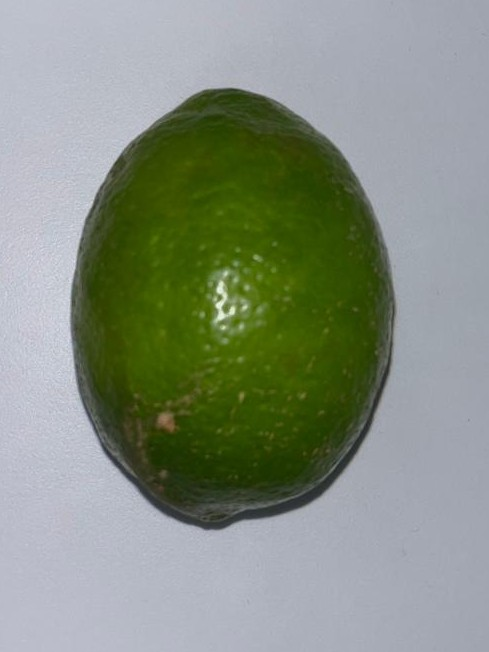
#> input picture dataset_images_final/citron_003.jpg, 489 x 652 px
$ jupyter execute --allow-errors ia.ipynb
#> lines starting #> are read from the running program, lines starting #| are printed output that depends on the picture; after the words box and inside, x2 and y2 are one past the last pixel; in counts of white or black regions, pixels touching at a corner belong together
[cell 1]
import os
import cv2
import ast
import numpy as np
import pandas as pd
from sklearn.model_selection import train_test_split
from sklearn.preprocessing import StandardScaler
from sklearn.ensemble import RandomForestRegressor
from sklearn.metrics import mean_squared_error, r2_score

chemin_fichier_texte = 'dataset_complet_citrons.txt'
with open(chemin_fichier_texte, 'r', encoding='utf-8') as f:
#> (reads dataset_complet_citrons.txt from the repository)
    contenu = f.read()
    donnees_citrons = ast.literal_eval(contenu)

dictionnaire_volumes = {item["Spécimen"]: item["Volume_cm3"] for item in donnees_citrons}

def extraire_features_image(chemin_image):
    """
    Lit une image, segmente le citron et extrait ses caractéristiques géométriques en pixels.
    """
    img = cv2.imread(chemin_image)
    if img is None:
        return None

    gray = cv2.cvtColor(img, cv2.COLOR_BGR2GRAY)

    _, thresh = cv2.threshold(gray, 0, 255, cv2.THRESH_BINARY_INV + cv2.THRESH_OTSU)

    contours, _ = cv2.findContours(thresh, cv2.RETR_EXTERNAL, cv2.CHAIN_APPROX_SIMPLE)

    if not contours:
        return None

    contour_principal = max(contours, key=cv2.contourArea)

    surface_pixels = cv2.contourArea(contour_principal)
    perimetre_pixels = cv2.arcLength(contour_principal, True)

    x, y, w, h = cv2.boundingRect(contour_principal)
    surface_bounding_box = w * h
    ratio_aspect = float(w) / h if h != 0 else 0

    return [surface_pixels, perimetre_pixels, surface_bounding_box, ratio_aspect]

dossier_images = 'dataset_images_final'
X = []
y = []

for nom_fichier in os.listdir(dossier_images):
    chemin_complet = os.path.join(dossier_images, nom_fichier)

    try:
        numero_specimen = int(''.join(filter(str.isdigit, nom_fichier)))
    except ValueError:
        continue

    if numero_specimen in dictionnaire_volumes:
        features = extraire_features_image(chemin_complet)
#> in extraire_features_image, img is the input picture: shape (652, 489, 3); mean B, G, R 129, 143.9, 134.4
#> in extraire_features_image, `gray = cv2.cvtColor(img, cv2.COLOR_BGR2GRAY)`:
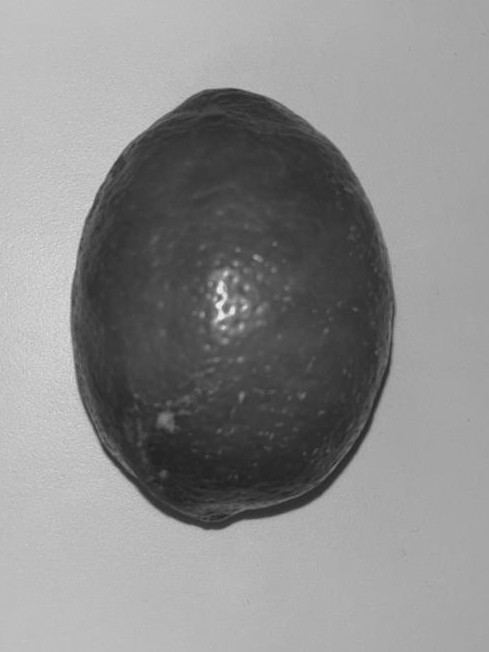
#> gray: shape (652, 489); min 31, max 244, mean 139.4
#> in extraire_features_image, `_, thresh = cv2.threshold(gray, 0, 255, cv2.THRESH_BINARY_INV + cv2.TH..`:
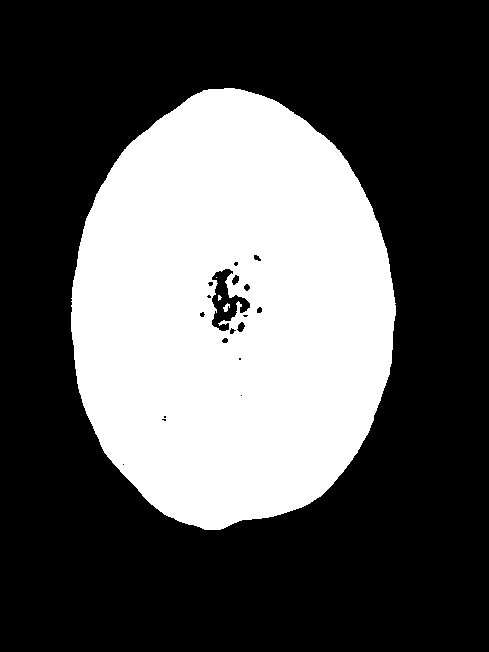
#> thresh: shape (652, 489); 34.3% white; 4 white regions (2 under 20 px)
#> in extraire_features_image, `contours, _ = cv2.findContours(thresh, cv2.RETR_EXTERNAL, cv2.CHAIN_AP..`: contours = 1 contour; box (x1, y1, x2, y2) and area: (71, 88, 396, 530) 110222
#> in extraire_features_image, `contour_principal = max(contours, key=cv2.contourArea)`: contour_principal = contour of 552 points, box (x1, y1, x2, y2) (71, 88, 396, 530), area 110222
#> in extraire_features_image, `surface_pixels = cv2.contourArea(contour_principal)`: surface_pixels = 110222.5
#> in extraire_features_image, `perimetre_pixels = cv2.arcLength(contour_principal, True)`: perimetre_pixels = 1275
#> in extraire_features_image, `x, y, w, h = cv2.boundingRect(contour_principal)`: x = 71; y = 88; w = 325; h = 442
#> in extraire_features_image, `surface_bounding_box = w * h`: surface_bounding_box = 143650
#> in extraire_features_image, `ratio_aspect = float(w) / h if h != 0 else 0`: ratio_aspect = 0.735
#> features = [110222.5, 1275, 143650, 0.735]
        if features is not None:
            X.append(features)
            y.append(dictionnaire_volumes[numero_specimen])

X = np.array(X)
#> X = [[110222.5, 1275, 143650, 0.735]]
y = np.array(y)

#> (a cell that did not finish here is left out)

[cell 3]
def predire_volume_citron(chemin_nouvelle_image, modele, scaler):
    """
    Reçoit l'image d'un nouveau citron et retourne son volume estimé.
    """
    features_brutes = extraire_features_image(chemin_nouvelle_image)

    if features_brutes is None:
        return "Erreur : Impossible de détecter un citron sur l'image."

    features_brutes = np.array(features_brutes).reshape(1, -1)

    features_scaled = scaler.transform(features_brutes)

    volume_estime = modele.predict(features_scaled)[0]

    return volume_estime

[cell 4]
import os

dossier_test = r"C:\Users\T490\OneDrive\Desktop\malki\dataset_images_final"

print(f"{'Spécimen':<10} | {'Vrai Vol (cm³)':<15} | {'Vol Prédit (cm³)':<18} | {'Erreur Rel (%)':<15}")
print("-" * 65)

erreurs_relatives = []

#> (the rest of this cell did not finish here and is left out)

[cell 5]
import os
import cv2
import numpy as np
import math

def calculer_volume_disques_pixels(chemin_image):
    """
    Calcule le volume d'un citron en pixels cubes par la méthode des disques.
    Retourne le volume ou None en cas d'erreur.
    """
    img = cv2.imread(chemin_image)
    if img is None:
        return None

    gray = cv2.cvtColor(img, cv2.COLOR_BGR2GRAY)
    _, thresh = cv2.threshold(gray, 0, 255, cv2.THRESH_BINARY_INV + cv2.THRESH_OTSU)
    contours, _ = cv2.findContours(thresh, cv2.RETR_EXTERNAL, cv2.CHAIN_APPROX_SIMPLE)

    if not contours:
        return None

    contour_principal = max(contours, key=cv2.contourArea)

    mask = np.zeros_like(gray)
    cv2.drawContours(mask, [contour_principal], -1, 255, thickness=cv2.FILLED)

    x, y, w, h = cv2.boundingRect(contour_principal)
    citron_mask = mask[y:y+h, x:x+w]

    if h > w:
        citron_mask = cv2.rotate(citron_mask, cv2.ROTATE_90_CLOCKWISE)
        w, h = h, w

    volume_pixels_cubes = 0

    for i in range(w):
        colonne = citron_mask[:, i]
        diametre_pixels = np.sum(colonne == 255)

        if diametre_pixels > 0:
            rayon = diametre_pixels / 2.0
            volume_cylindre = math.pi * (rayon ** 2) * 1
            volume_pixels_cubes += volume_cylindre

    return volume_pixels_cubes


dossier_images = r"C:\Users\T490\OneDrive\Desktop\malki\dataset_images_final"
donnees_volumes_pixels = []

print(" Début du traitement des images...")

for nom_fichier in os.listdir(dossier_images):
    chemin_complet = os.path.join(dossier_images, nom_fichier)

    if not nom_fichier.lower().endswith(('.png', '.jpg', '.jpeg')):
        continue

    try:
        numero_specimen = int(''.join(filter(str.isdigit, nom_fichier)))
    except ValueError:
        print(f" Impossible d'extraire un numéro pour : {nom_fichier}")
        continue

    volume_px3 = calculer_volume_disques_pixels(chemin_complet)
#> in calculer_volume_disques_pixels, `cv2.drawContours(mask, [contour_principal], -1, 255, thickness=cv2.FIL..`:
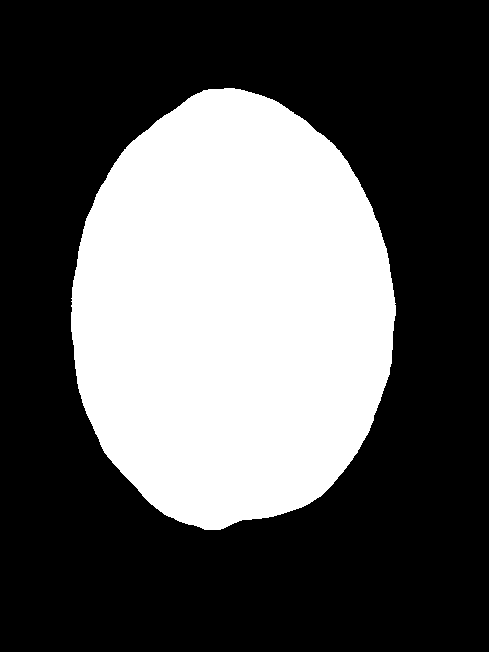
#> mask: shape (652, 489); 34.7% white; 1 white region, box (x1, y1, x2, y2) and area: (71, 88, 396, 530) 110768
#> in calculer_volume_disques_pixels, `x, y, w, h = cv2.boundingRect(contour_principal)`: x = 71; y = 88; w = 325; h = 442
#> in calculer_volume_disques_pixels, `citron_mask = mask[y:y+h, x:x+w]`:
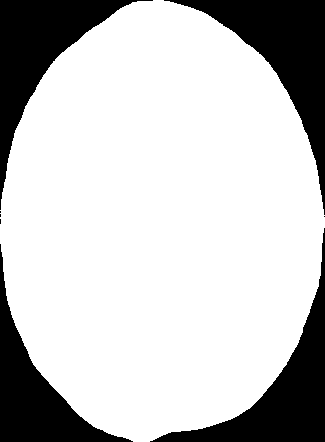
#> citron_mask: shape (442, 325); 77.1% white; 8 black regions (4 under 20 px), largest, box (x1, y1, x2, y2) and area: (164, 0, 325, 215) 9202, (0, 0, 153, 210) 8410, (150, 228, 325, 442) 8285, (0, 244, 133, 442) 6974
#> in calculer_volume_disques_pixels, `citron_mask = cv2.rotate(citron_mask, cv2.ROTATE_90_CLOCKWISE)`:
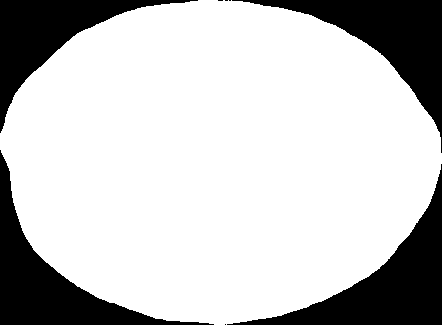
#> citron_mask: shape (325, 442); 77.1% white; 8 black regions (4 under 20 px)
#> in calculer_volume_disques_pixels, `w, h = h, w`: h = 325
#> the loop in calculer_volume_disques_pixels, `for i in range(w):` made 442 passes
#> (diametre_pixels, rayon, volume_cylindre, volume_pixels_cubes) on passes 1 to 12: (17, 8.5, 227, 227), (22, 11, 380.1, 607.1), (26, 13, 530.9, 1138), (31, 15.5, 754.8, 1892.8), (36, 18, 1017.9, 2910.7), (44, 22, 1520.5, 4431.2), (49, 24.5, 1885.7, 6317), (55, 27.5, 2375.8, 8692.8), (60, 30, 2827.4, 11520.2), (65, 32.5, 3318.3, 14838.5), (77, 38.5, 4656.6, 19495.2), (88, 44, 6082.1, 25577.3)
#> (diametre_pixels, rayon) on pass 100: (276, 138)
#> after the loop in calculer_volume_disques_pixels, `for i in range(w):`: volume_pixels_cubes = 23856609
#> volume_px3 = 23856609

    if volume_px3 is not None:
        donnees_volumes_pixels.append({
            "Spécimen": numero_specimen,
            "Volume_px3": volume_px3
        })
    else:
        print(f" Échec de l'analyse pour l'image : {nom_fichier}")

donnees_volumes_pixels = sorted(donnees_volumes_pixels, key=lambda k: k['Spécimen'])
#> donnees_volumes_pixels = 1 item

print(f" Traitement terminé ! {len(donnees_volumes_pixels)} citrons analysés avec succès.")
#|  Traitement terminé ! 1 citrons analysés avec succès.

print("\n Aperçu des 5 premiers résultats :")
for item in donnees_volumes_pixels[:5]:
    print(f"Spécimen {item['Spécimen']:>3} : {item['Volume_px3']:>15,.2f} pixels³")
#> this loop made 1 pass
#> item on pass 1: {'Spécimen': 3, 'Volume_px3': 23856609}
#| Spécimen   3 :   23,856,609.01 pixels³

[cell 6]
import ast
import json

fichier_entree = 'dataset_complet_citrons.txt'
fichier_sortie = 'dataset_complet_citrons_avec_pixels.txt'

if 'donnees_volumes_pixels' not in locals() or len(donnees_volumes_pixels) < 10:
    print(" Erreur : La liste 'donnees_volumes_pixels' est vide ou introuvable.")
    print("Veuillez d'abord réexécuter la cellule qui calcule les volumes sur toutes les images !")
else:
    dict_recherche_pixels = {item["Spécimen"]: item["Volume_px3"] for item in donnees_volumes_pixels}

    with open(fichier_entree, 'r', encoding='utf-8') as f:
        contenu = f.read()
        index_debut_liste = contenu.find('[')
        if index_debut_liste != -1:
            contenu_nettoye = contenu[index_debut_liste:]
            dataset_original = ast.literal_eval(contenu_nettoye)
        else:
            raise ValueError("Erreur : Impossible de trouver la liste dans le fichier source.")

    dataset_enrichi = []

    for citron in dataset_original:
        nouveau_citron = citron.copy()
        numero_specimen = nouveau_citron["Spécimen"]

        if numero_specimen in dict_recherche_pixels:
            nouveau_citron["Volume_px3"] = round(dict_recherche_pixels[numero_specimen], 2)
        else:
            nouveau_citron["Volume_px3"] = None
            print(f" Attention : Aucun volume en pixels trouvé pour le Spécimen {numero_specimen}")

        dataset_enrichi.append(nouveau_citron)

    with open(fichier_sortie, 'w', encoding='utf-8') as f:
        json.dump(dataset_enrichi, f, ensure_ascii=False, indent=4)

    print(f" Succès total ! Le fichier '{fichier_sortie}' a été créé avec {len(dataset_enrichi)} citrons.")

[cell 7]
import os
import cv2
import json
import numpy as np
import math
from sklearn.model_selection import train_test_split
from sklearn.preprocessing import StandardScaler
from sklearn.ensemble import RandomForestRegressor
from sklearn.metrics import mean_squared_error, r2_score


def calculer_volume_disques_pixels(chemin_image):
    """Calcule le volume en pixels cubes par la méthode des disques."""
    img = cv2.imread(chemin_image)
    if img is None:
        return None

    gray = cv2.cvtColor(img, cv2.COLOR_BGR2GRAY)
    _, thresh = cv2.threshold(gray, 0, 255, cv2.THRESH_BINARY_INV + cv2.THRESH_OTSU)
    contours, _ = cv2.findContours(thresh, cv2.RETR_EXTERNAL, cv2.CHAIN_APPROX_SIMPLE)

    if not contours: return None

    contour_principal = max(contours, key=cv2.contourArea)
    mask = np.zeros_like(gray)
    cv2.drawContours(mask, [contour_principal], -1, 255, thickness=cv2.FILLED)

    x, y, w, h = cv2.boundingRect(contour_principal)
    citron_mask = mask[y:y+h, x:x+w]

    if h > w:
        citron_mask = cv2.rotate(citron_mask, cv2.ROTATE_90_CLOCKWISE)
        w, h = h, w

    volume_pixels_cubes = 0
    for i in range(w):
        colonne = citron_mask[:, i]
        diametre_pixels = np.sum(colonne == 255)
        if diametre_pixels > 0:
            rayon = diametre_pixels / 2.0
            volume_pixels_cubes += math.pi * (rayon ** 2) * 1

    return volume_pixels_cubes


fichier_donnees = 'dataset_complet_citrons_avec_pixels.txt'

X = []
y = []

with open(fichier_donnees, 'r', encoding='utf-8') as f:
#> (reads dataset_complet_citrons_avec_pixels.txt from the repository)
    dataset = json.load(f)

for citron in dataset:
    vol_px3 = citron.get("Volume_px3")
    masse = citron.get("Masse_g")
    longueur = citron.get("Longueur_cm")
    dmax = citron.get("Dmax_cm")
    vol_reel = citron.get("Volume_cm3")

    if None not in (vol_px3, masse, longueur, dmax, vol_reel):
        X.append([vol_px3, masse, longueur, dmax])
        y.append(vol_reel)

X = np.array(X, dtype=float)
y = np.array(y, dtype=float)

print(f" Entraînement sur {len(X)} citrons valides.")

X_train, X_test, y_train, y_test = train_test_split(X, y, test_size=0.2, random_state=42)

scaler = StandardScaler()
X_train_scaled = scaler.fit_transform(X_train)
X_test_scaled = scaler.transform(X_test)

modele_hybride = RandomForestRegressor(n_estimators=100, random_state=42)
modele_hybride.fit(X_train_scaled, y_train)

y_pred = modele_hybride.predict(X_test_scaled)
print(f" Erreur Quadratique (MSE) : {mean_squared_error(y_test, y_pred):.2f}")
print(f" Précision globale (R2)   : {r2_score(y_test, y_pred):.3f}")


def predire_volume_hybride(chemin_image, masse_g, longueur_cm, dmax_cm, modele, scaler):
    """
    Estime le volume réel en fusionnant l'analyse de l'image (pixels)
    et les mesures physiques réelles de l'utilisateur.
    """
    vol_px3 = calculer_volume_disques_pixels(chemin_image)

    if vol_px3 is None:
        return "Erreur : Impossible de traiter l'image du citron."

    features_brutes = np.array([vol_px3, masse_g, longueur_cm, dmax_cm]).reshape(1, -1)

    features_scaled = scaler.transform(features_brutes)

    volume_estime = modele.predict(features_scaled)[0]

    return volume_estime

[cell 8]
chemin_test = "C:\\Users\\T490\\OneDrive\\Desktop\\malki\\dataset_images_final\\citron_003.jpg"
masse_mesuree = 208.36
longueur_mesuree = 9.5
dmax_mesure = 7.1

if os.path.exists(chemin_test):
    volume_final = predire_volume_hybride(chemin_test, masse_mesuree, longueur_mesuree, dmax_mesure, modele_hybride, scaler)
#> in calculer_volume_disques_pixels, `x, y, w, h = cv2.boundingRect(contour_principal)`: x = 71; y = 88; w = 325; h = 442
#> in calculer_volume_disques_pixels, `w, h = h, w`: h = 325
#> the loop in calculer_volume_disques_pixels, `for i in range(w):` made 442 passes
#> (diametre_pixels, rayon, volume_pixels_cubes) on passes 1 to 12: (17, 8.5, 227), (22, 11, 607.1), (26, 13, 1138), (31, 15.5, 1892.8), (36, 18, 2910.7), (44, 22, 4431.2), (49, 24.5, 6317), (55, 27.5, 8692.8), (60, 30, 11520.2), (65, 32.5, 14838.5), (77, 38.5, 19495.2), (88, 44, 25577.3)
#> (diametre_pixels, rayon) on pass 91: (266, 133)
    print(f"\n🍋 Résultat de la prédiction hybride : {volume_final:.2f} cm³")
#| 🍋 Résultat de la prédiction hybride : 257.01 cm³
else:
    print(f"\n Image introuvable pour le test.")

[cell 9]
import os

dossier_test = r"C:\\Users\\T490\\OneDrive\\Desktop\\malki\\dataset_images_final"

print(f"{'Spécimen':<10} | {'Vrai Vol (cm³)':<15} | {'Vol Prédit (cm³)':<18} | {'Erreur Rel (%)':<15}")
print("-" * 65)

erreurs_relatives = []

for citron in dataset[:15]:
    numero = citron.get("Spécimen")
    masse_mesuree = citron.get("Masse_g")
    longueur_mesuree = citron.get("Longueur_cm")
    dmax_mesure = citron.get("Dmax_cm")
    vrai_volume = citron.get("Volume_cm3")

    if None in (numero, masse_mesuree, longueur_mesuree, dmax_mesure, vrai_volume):
        print(f"{numero:<10} |  Données physiques incomplètes")
        continue

    nom_fichier = f"citron_{numero:03d}.jpg"
    chemin_test = os.path.join(dossier_test, nom_fichier)

    if not os.path.exists(chemin_test):
        chemin_test = os.path.join(dossier_test, f"citron_{numero}.jpg")

    if not os.path.exists(chemin_test):
        print(f"{numero:<10} |  Image introuvable")
        continue

    volume_predit = predire_volume_hybride(chemin_test, masse_mesuree, longueur_mesuree, dmax_mesure, modele_hybride, scaler)

    if isinstance(volume_predit, str):
        print(f"{numero:<10} |  Échec OpenCV (Image illisible)")
        continue

    erreur_rel = abs(volume_predit - vrai_volume) / vrai_volume * 100
    erreurs_relatives.append(erreur_rel)

    print(f"{numero:<10} | {vrai_volume:<15.2f} | {volume_predit:<18.2f} | {erreur_rel:<15.2f}%")

if erreurs_relatives:
    erreur_moyenne = sum(erreurs_relatives) / len(erreurs_relatives)
    print("-" * 65)
    print(f" Bilan : Erreur relative moyenne sur {len(erreurs_relatives)} citrons = {erreur_moyenne:.2f}%")
else:
    print("\n Aucun test n'a pu aboutir. Vérifiez le chemin de vos images.")

[cell 10]
import matplotlib.pyplot as plt
import numpy as np

# 1. Définition des données extraites de vos captures d'écran
specimens = np.arange(1, 16) # De 1 à 15

# Erreurs relatives (%) du Modèle 1 (Image seule - 18.59% en moyenne)
erreurs_modele_initial = [
    2.77, 1.65, 15.87, 14.09, 18.96, 12.88, 4.72, 10.53,
    4.73, 21.54, 55.38, 23.92, 42.55, 28.75, 20.57
]

# Erreurs relatives (%) du Modèle 2 (Hybride - 3.91% en moyenne)
erreurs_modele_hybride = [
    0.11, 5.73, 1.29, 0.56, 2.35, 0.21, 1.78, 0.52,
    1.76, 9.36, 23.41, 1.83, 5.08, 0.61, 4.02
]

# 2. Configuration des paramètres du graphique
largeur_barre = 0.35
x = np.arange(len(specimens))  # Position des spécimens sur l'axe X

fig, ax = plt.subplots(figsize=(12, 6))

# 3. Tracé des deux séries de barres
barres1 = ax.bar(x - largeur_barre/2, erreurs_modele_initial, largeur_barre,
                 label='Modèle Initial (Image seule)', color='#e74c3c', alpha=0.8)

barres2 = ax.bar(x + largeur_barre/2, erreurs_modele_hybride, largeur_barre,
                 label='Modèle Hybride (Avec Masse & Dmax)', color='#2ecc71', alpha=0.9)

# 4. Esthétique et annotations
ax.set_xlabel('Numéro du Spécimen (Citrons 1 à 15)', fontweight='bold', fontsize=11)
ax.set_ylabel("Erreur Relative (%)", fontweight='bold', fontsize=11)
ax.set_title("Comparaison de la Précision : Modèle Initial vs Modèle Hybride",
             fontweight='bold', fontsize=14, pad=15)

ax.set_xticks(x)
ax.set_xticklabels(specimens)
ax.legend(fontsize=11)

# Ajout d'une grille horizontale pour faciliter la lecture
ax.yaxis.grid(True, linestyle='--', alpha=0.7)
ax.set_axisbelow(True)

# Ajout des lignes de moyennes pour montrer la différence globale
plt.axhline(y=18.59, color='#c0392b', linestyle='-.', linewidth=1.5, alpha=0.6)
plt.axhline(y=3.91, color='#27ae60', linestyle='-.', linewidth=1.5, alpha=0.8)
plt.text(14.8, 19.5, 'Moyenne Initiale (18.6%)', color='#c0392b', ha='right', va='center')
plt.text(14.8, 4.8, 'Moyenne Hybride (3.9%)', color='#27ae60', ha='right', va='center')

# 5. Affichage propre
plt.tight_layout()
plt.show()
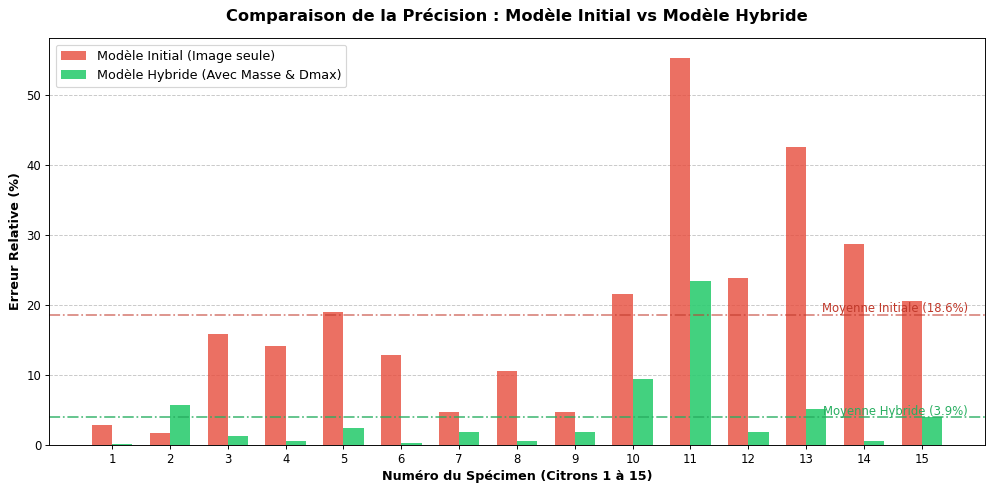
#> figure drawn by matplotlib, 1 panel; tallest bar 55.38 high, from x = 9.65 to 10; tallest bar 23.41 high, from x = 10 to 10.35
